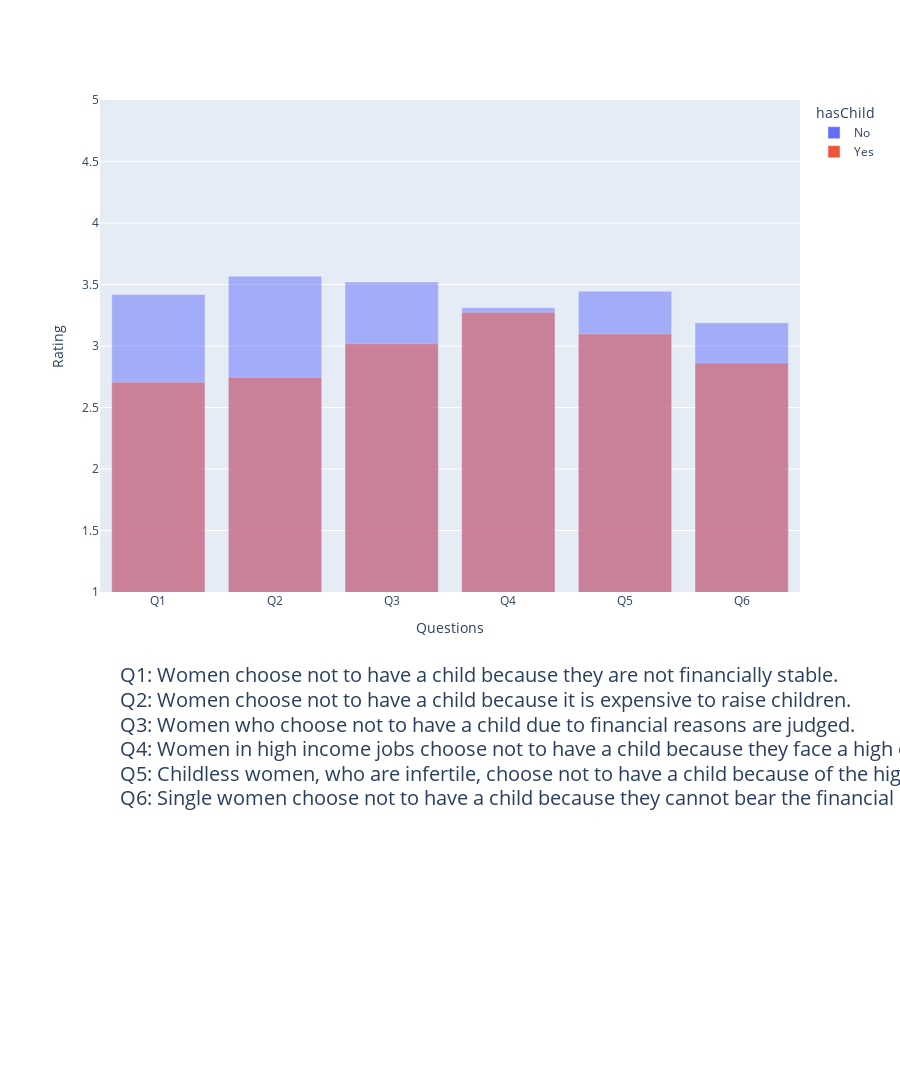

Notebook source saved alongside this figure:
### Code cell
import plotly.express as px

fig = px.bar(stacked_df[stacked_df['text'].isin(stacked_df['text'][:6])], x="text", y="0", color='hasChild', barmode='overlay')
fig.update_layout(height=1200, yaxis=dict(range=[1, 5], title='Rating'), 
                  xaxis=dict(
                      tickmode='array',
                    tickvals=[0, 1, 2, 3, 4, 5],
                      ticktext=['Q1', 'Q2', 'Q3', 'Q4', 'Q5', 'Q6'],
                      title='Questions'
                  ),
                  margin=dict(l=100, r=100, t=100, b=500)
                  )

# Add text annotation outside the plot

listText =     ['Q1: Women choose not to have a child because they are not financially stable. <br>',
    'Q2: Women choose not to have a child because it is expensive to raise children. <br>',
    'Q3: Women who choose not to have a child due to financial reasons are judged. <br>',
    'Q4: Women in high income jobs choose not to have a child because they face a high opportunity cost in losing potential earnings. <br>',
    'Q5: Childless women, who are infertile, choose not to have a child because of the high cost of fertility treatments or adoption. <br>',
    'Q6: Single women choose not to have a child because they cannot bear the financial responsibility on their own. <br>'
]

startingPoint = -0.2
for i in listText:
    fig.add_annotation(
        xref="paper", yref="paper",
        x=0.025, y=startingPoint,
        text=i,
        font=dict(size=20),
        showarrow=False,
        xanchor='left',
    )
    startingPoint -= 0.05

fig.show()

### Figure 1 — Plotly figure (JSON) as saved in the notebook; plotly's stock layout.template omitted (floating-point values rounded to 4 significant figures)
{"data": [{"alignmentgroup": "True", "hovertemplate": "hasChild=No<br>text=%{x}<br>0=%{y}<extra></extra>", "legendgroup": "No", "marker": {"color": "#636efa", "opacity": 0.5, "pattern": {"shape": ""}}, "name": "No", "offsetgroup": "No", "orientation": "v", "showlegend": true, "textposition": "auto", "type": "bar", "x": ["Women choose not to have a child because they are not financially stable.", "Women choose not to have a child because it is expensive to raise children.", "Women who choose not to have a child due to financial reasons are judged.", "Women in high income jobs choose not to have a child because they face a high opportunity cost in losing potential earnings.", "Childless women, who are infertile, choose not to have a child because of the high cost of fertility treatments or adoption.", "Single women choose not to have a child because they cannot bear the financial responsibility on their own."], "xaxis": "x", "y": [3.419, 3.568, 3.521, 3.311, 3.446, 3.189], "yaxis": "y"}, {"alignmentgroup": "True", "hovertemplate": "hasChild=Yes<br>text=%{x}<br>0=%{y}<extra></extra>", "legendgroup": "Yes", "marker": {"color": "#EF553B", "opacity": 0.5, "pattern": {"shape": ""}}, "name": "Yes", "offsetgroup": "Yes", "orientation": "v", "showlegend": true, "textposition": "auto", "type": "bar", "x": ["Women choose not to have a child because they are not financially stable.", "Women choose not to have a child because it is expensive to raise children.", "Women who choose not to have a child due to financial reasons are judged.", "Women in high income jobs choose not to have a child because they face a high opportunity cost in losing potential earnings.", "Childless women, who are infertile, choose not to have a child because of the high cost of fertility treatments or adoption.", "Single women choose not to have a child because they cannot bear the financial responsibility on their own."], "xaxis": "x", "y": [2.706, 2.745, 3.02, 3.275, 3.098, 2.863], "yaxis": "y"}], "layout": {"annotations": [{"font": {"size": 20}, "showarrow": false, "text": "Q1: Women choose not to have a child because they are not financially stable. <br>", "x": 0.025, "xanchor": "left", "xref": "paper", "y": -0.2, "yref": "paper"}, {"font": {"size": 20}, "showarrow": false, "text": "Q2: Women choose not to have a child because it is expensive to raise children. <br>", "x": 0.025, "xanchor": "left", "xref": "paper", "y": -0.25, "yref": "paper"}, {"font": {"size": 20}, "showarrow": false, "text": "Q3: Women who choose not to have a child due to financial reasons are judged. <br>", "x": 0.025, "xanchor": "left", "xref": "paper", "y": -0.3, "yref": "paper"}, {"font": {"size": 20}, "showarrow": false, "text": "Q4: Women in high income jobs choose not to have a child because they face a high opportunity cost in losing potential earnings. <br>", "x": 0.025, "xanchor": "left", "xref": "paper", "y": -0.35, "yref": "paper"}, {"font": {"size": 20}, "showarrow": false, "text": "Q5: Childless women, who are infertile, choose not to have a child because of the high cost of fertility treatments or adoption. <br>", "x": 0.025, "xanchor": "left", "xref": "paper", "y": -0.4, "yref": "paper"}, {"font": {"size": 20}, "showarrow": false, "text": "Q6: Single women choose not to have a child because they cannot bear the financial responsibility on their own. <br>", "x": 0.025, "xanchor": "left", "xref": "paper", "y": -0.45, "yref": "paper"}], "barmode": "overlay", "height": 1200, "legend": {"title": {"text": "hasChild"}, "tracegroupgap": 0}, "margin": {"b": 500, "l": 100, "r": 100, "t": 100}, "xaxis": {"anchor": "y", "domain": [0, 1], "tickmode": "array", "ticktext": ["Q1", "Q2", "Q3", "Q4", "Q5", "Q6"], "tickvals": [0, 1, 2, 3, 4, 5], "title": {"text": "Questions"}}, "yaxis": {"anchor": "x", "domain": [0, 1], "range": [1, 5], "title": {"text": "Rating"}}}}
